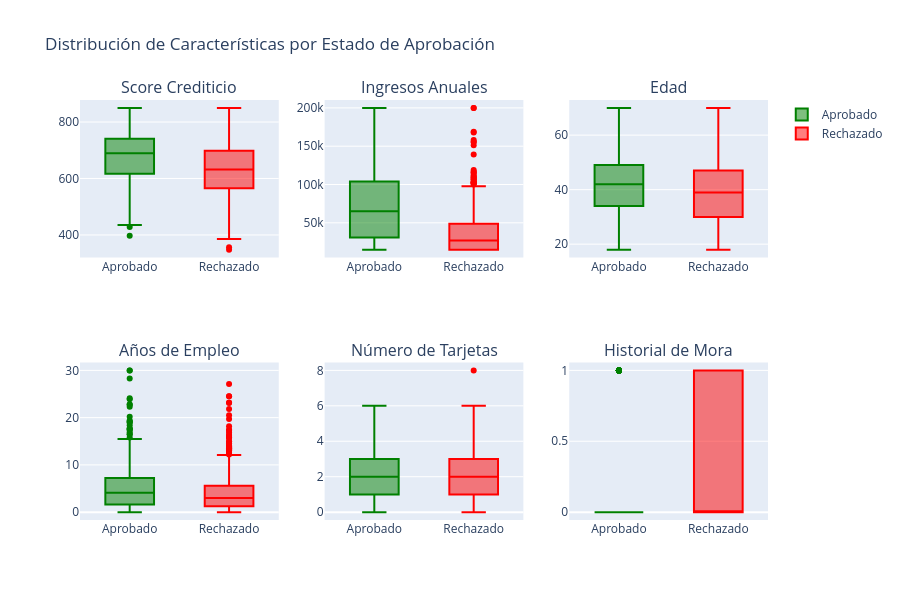

The notebook cell saved with this chart:
### Markdown cell above
## 🔍 Análisis Exploratorio de Datos (EDA)

Antes de construir nuestro modelo, necesitamos entender las diferencias entre clientes aprobados y rechazados:

### Code cell
# Distribución de características por clase
fig = make_subplots(
    rows=2, cols=3,
    subplot_titles=['Score Crediticio', 'Ingresos Anuales', 'Edad',
                   'Años de Empleo', 'Número de Tarjetas', 'Historial de Mora']
)

columnas = ['score_crediticio', 'ingresos_anuales', 'edad', 
            'años_empleo', 'num_tarjetas_actuales', 'historial_mora']

for i, col in enumerate(columnas):
    row = i // 3 + 1
    col_idx = i % 3 + 1
    
    # Aprobados
    fig.add_trace(
        go.Box(y=df[df['aprobado']==1][col], name='Aprobado',
               marker_color='green', showlegend=(i==0)),
        row=row, col=col_idx
    )
    
    # Rechazados
    fig.add_trace(
        go.Box(y=df[df['aprobado']==0][col], name='Rechazado',
               marker_color='red', showlegend=(i==0)),
        row=row, col=col_idx
    )

fig.update_layout(
    title_text="Distribución de Características por Estado de Aprobación",
    height=600,
    showlegend=True
)
fig.show()

print("📊 Observaciones clave:")
print("  ✅ Los aprobados tienden a tener mayor score crediticio")
print("  ✅ Los aprobados generalmente tienen mayores ingresos")
print("  ❌ Los rechazados tienen más historial de mora")

### Figure 1 — Plotly figure (JSON) as saved in the notebook; plotly's stock layout.template omitted (floating-point values rounded to 4 significant figures; data arrays with more than 128 entries replaced by an {"elided": "..."} marker saying what was removed)
{"data": [{"marker": {"color": "green"}, "name": "Aprobado", "showlegend": true, "type": "box", "xaxis": "x", "y": {"elided": "381 float values"}, "yaxis": "y"}, {"marker": {"color": "red"}, "name": "Rechazado", "showlegend": true, "type": "box", "xaxis": "x", "y": {"elided": "619 float values"}, "yaxis": "y"}, {"marker": {"color": "green"}, "name": "Aprobado", "showlegend": false, "type": "box", "xaxis": "x2", "y": {"elided": "381 float values"}, "yaxis": "y2"}, {"marker": {"color": "red"}, "name": "Rechazado", "showlegend": false, "type": "box", "xaxis": "x2", "y": {"elided": "619 float values"}, "yaxis": "y2"}, {"marker": {"color": "green"}, "name": "Aprobado", "showlegend": false, "type": "box", "xaxis": "x3", "y": {"elided": "381 float values"}, "yaxis": "y3"}, {"marker": {"color": "red"}, "name": "Rechazado", "showlegend": false, "type": "box", "xaxis": "x3", "y": {"elided": "619 float values"}, "yaxis": "y3"}, {"marker": {"color": "green"}, "name": "Aprobado", "showlegend": false, "type": "box", "xaxis": "x4", "y": {"elided": "381 float values"}, "yaxis": "y4"}, {"marker": {"color": "red"}, "name": "Rechazado", "showlegend": false, "type": "box", "xaxis": "x4", "y": {"elided": "619 float values"}, "yaxis": "y4"}, {"marker": {"color": "green"}, "name": "Aprobado", "showlegend": false, "type": "box", "xaxis": "x5", "y": {"elided": "381 int values"}, "yaxis": "y5"}, {"marker": {"color": "red"}, "name": "Rechazado", "showlegend": false, "type": "box", "xaxis": "x5", "y": {"elided": "619 int values"}, "yaxis": "y5"}, {"marker": {"color": "green"}, "name": "Aprobado", "showlegend": false, "type": "box", "xaxis": "x6", "y": {"elided": "381 int values"}, "yaxis": "y6"}, {"marker": {"color": "red"}, "name": "Rechazado", "showlegend": false, "type": "box", "xaxis": "x6", "y": {"elided": "619 int values"}, "yaxis": "y6"}], "layout": {"annotations": [{"font": {"size": 16}, "showarrow": false, "text": "Score Crediticio", "x": 0.1444, "xanchor": "center", "xref": "paper", "y": 1, "yanchor": "bottom", "yref": "paper"}, {"font": {"size": 16}, "showarrow": false, "text": "Ingresos Anuales", "x": 0.5, "xanchor": "center", "xref": "paper", "y": 1, "yanchor": "bottom", "yref": "paper"}, {"font": {"size": 16}, "showarrow": false, "text": "Edad", "x": 0.8556, "xanchor": "center", "xref": "paper", "y": 1, "yanchor": "bottom", "yref": "paper"}, {"font": {"size": 16}, "showarrow": false, "text": "Años de Empleo", "x": 0.1444, "xanchor": "center", "xref": "paper", "y": 0.375, "yanchor": "bottom", "yref": "paper"}, {"font": {"size": 16}, "showarrow": false, "text": "Número de Tarjetas", "x": 0.5, "xanchor": "center", "xref": "paper", "y": 0.375, "yanchor": "bottom", "yref": "paper"}, {"font": {"size": 16}, "showarrow": false, "text": "Historial de Mora", "x": 0.8556, "xanchor": "center", "xref": "paper", "y": 0.375, "yanchor": "bottom", "yref": "paper"}], "height": 600, "showlegend": true, "title": {"text": "Distribución de Características por Estado de Aprobación"}, "xaxis": {"anchor": "y", "domain": [0, 0.2889]}, "xaxis2": {"anchor": "y2", "domain": [0.3556, 0.6444]}, "xaxis3": {"anchor": "y3", "domain": [0.7111, 1]}, "xaxis4": {"anchor": "y4", "domain": [0, 0.2889]}, "xaxis5": {"anchor": "y5", "domain": [0.3556, 0.6444]}, "xaxis6": {"anchor": "y6", "domain": [0.7111, 1]}, "yaxis": {"anchor": "x", "domain": [0.625, 1]}, "yaxis2": {"anchor": "x2", "domain": [0.625, 1]}, "yaxis3": {"anchor": "x3", "domain": [0.625, 1]}, "yaxis4": {"anchor": "x4", "domain": [0, 0.375]}, "yaxis5": {"anchor": "x5", "domain": [0, 0.375]}, "yaxis6": {"anchor": "x6", "domain": [0, 0.375]}}}
